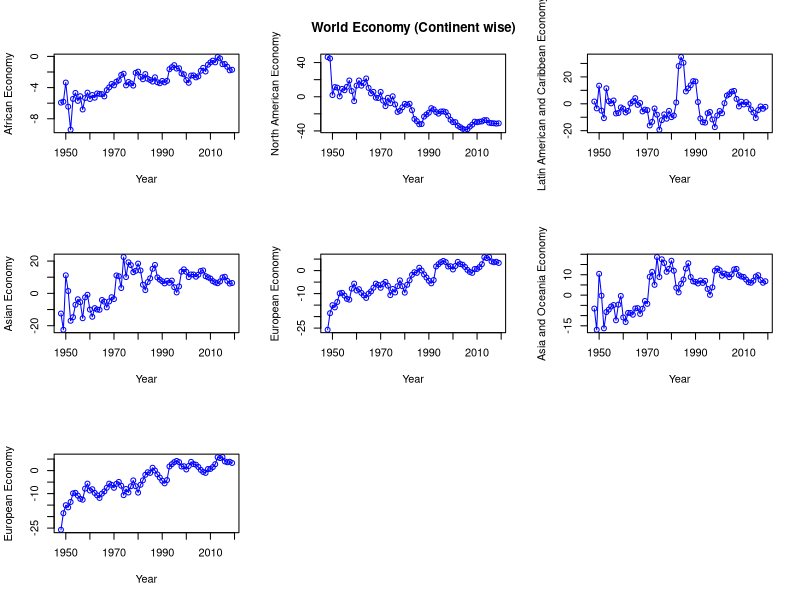

Recreate this plot in R.
#rm(list = ls())
#list.files()
setwd("E:/CIND820/New folder/Mechandise export")
Data<- read.csv(file='us_trademerchbalance_csvn.csv', header = FALSE)
Data<-(Data[,2:73])
dim(Data)
Data <- na.omit(Data)
dim(Data)
#head(Data,2:2)
#head(Data, 3)
#tail(Data)
#summary(Data)
#str(Data)
nrow(Data)
ncol(Data)
dim(Data)
#par(mar=rep(2,4))
#par(mar=c(1,1,1,1))
par(mfrow=c(3,3)) 

plot(t(Data[1,]), t(Data[4,]),  
     xlab="Year", ylab="African Economy", type="o", col="blue")
plot(t(Data[1,]), t(Data[13,]), main="World Economy (Continent wise)", 
     xlab="Year", ylab="North American Economy", type="o", col="blue")
plot(t(Data[1,]), t(Data[14,]), 
     xlab="Year", ylab="Latin American and Caribbean Economy", type="o", col="blue")
plot(t(Data[1,]), t(Data[18,]), 
     xlab="Year", ylab="Asian Economy", type="o", col="blue")
plot(t(Data[1,]), t(Data[24,]), 
     xlab="Year", ylab="European Economy", type="o", col="blue")
plot(t(Data[1,]), t(Data[30,]), 
     xlab="Year", ylab="Asia and Oceania Economy", type="o", col="blue")
plot(t(Data[1,]), t(Data[24,]), 
     xlab="Year", ylab="European Economy", type="o", col="blue")


#plot(t(Data[1,1:10]),t(Data[4,1:10]))
#plot(Data[1,],Data[4,])
#dev.off()